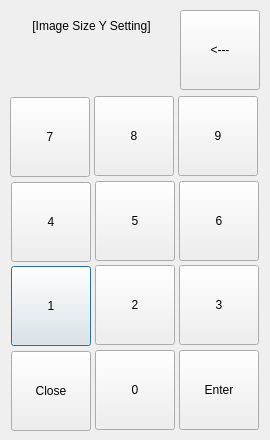
<?xml version="1.0" encoding="UTF-8"?>
<ui version="4.0">
 <class>Dialog</class>
 <widget class="QDialog" name="Dialog">
  <property name="geometry">
   <rect>
    <x>0</x>
    <y>0</y>
    <width>270</width>
    <height>440</height>
   </rect>
  </property>
  <property name="windowTitle">
   <string>Dialog</string>
  </property>
  <widget class="QLabel" name="Label_Number_2">
   <property name="geometry">
    <rect>
     <x>11</x>
     <y>10</y>
     <width>161</width>
     <height>31</height>
    </rect>
   </property>
   <property name="styleSheet">
    <string notr="true">font: 75 12pt &quot;Nanum square&quot;;</string>
   </property>
   <property name="text">
    <string>[Image Size Y Setting]</string>
   </property>
   <property name="alignment">
    <set>Qt::AlignCenter</set>
   </property>
   <property name="indent">
    <number>0</number>
   </property>
  </widget>
  <widget class="QPushButton" name="pushButton_1">
   <property name="geometry">
    <rect>
     <x>11</x>
     <y>266</y>
     <width>80</width>
     <height>80</height>
    </rect>
   </property>
   <property name="styleSheet">
    <string notr="true">font: 75 15pt &quot;Nanum square&quot;;</string>
   </property>
   <property name="text">
    <string>1</string>
   </property>
  </widget>
  <widget class="QPushButton" name="pushButton_Close">
   <property name="geometry">
    <rect>
     <x>11</x>
     <y>351</y>
     <width>80</width>
     <height>80</height>
    </rect>
   </property>
   <property name="styleSheet">
    <string notr="true">font: 75 15pt &quot;Nanum square&quot;;</string>
   </property>
   <property name="text">
    <string>Close</string>
   </property>
  </widget>
  <widget class="QPushButton" name="pushButton_4">
   <property name="geometry">
    <rect>
     <x>11</x>
     <y>182</y>
     <width>80</width>
     <height>80</height>
    </rect>
   </property>
   <property name="styleSheet">
    <string notr="true">font: 75 15pt &quot;Nanum square&quot;;</string>
   </property>
   <property name="text">
    <string>4</string>
   </property>
  </widget>
  <widget class="QPushButton" name="pushButton_Back">
   <property name="geometry">
    <rect>
     <x>180</x>
     <y>10</y>
     <width>80</width>
     <height>80</height>
    </rect>
   </property>
   <property name="styleSheet">
    <string notr="true">font: 75 15pt &quot;Nanum square&quot;;</string>
   </property>
   <property name="text">
    <string>&lt;---</string>
   </property>
  </widget>
  <widget class="QPushButton" name="pushButton_5">
   <property name="geometry">
    <rect>
     <x>95</x>
     <y>181</y>
     <width>80</width>
     <height>80</height>
    </rect>
   </property>
   <property name="styleSheet">
    <string notr="true">font: 75 15pt &quot;Nanum square&quot;;</string>
   </property>
   <property name="text">
    <string>5</string>
   </property>
  </widget>
  <widget class="QPushButton" name="pushButton_2">
   <property name="geometry">
    <rect>
     <x>95</x>
     <y>265</y>
     <width>80</width>
     <height>80</height>
    </rect>
   </property>
   <property name="styleSheet">
    <string notr="true">font: 75 15pt &quot;Nanum square&quot;;</string>
   </property>
   <property name="text">
    <string>2</string>
   </property>
  </widget>
  <widget class="QPushButton" name="pushButton_Enter">
   <property name="geometry">
    <rect>
     <x>179</x>
     <y>350</y>
     <width>80</width>
     <height>80</height>
    </rect>
   </property>
   <property name="styleSheet">
    <string notr="true">font: 75 15pt &quot;Nanum square&quot;;</string>
   </property>
   <property name="text">
    <string>Enter</string>
   </property>
  </widget>
  <widget class="QLabel" name="Label_Number">
   <property name="geometry">
    <rect>
     <x>11</x>
     <y>50</y>
     <width>161</width>
     <height>41</height>
    </rect>
   </property>
   <property name="styleSheet">
    <string notr="true">border-image: url(:/Icon/mea_sel_off_box.png) 4;
border-width: 2;
font: 75 14pt &quot;Nanum square&quot;;</string>
   </property>
   <property name="text">
    <string/>
   </property>
   <property name="alignment">
    <set>Qt::AlignRight|Qt::AlignTrailing|Qt::AlignVCenter</set>
   </property>
   <property name="indent">
    <number>0</number>
   </property>
  </widget>
  <widget class="QPushButton" name="pushButton_6">
   <property name="geometry">
    <rect>
     <x>179</x>
     <y>181</y>
     <width>80</width>
     <height>80</height>
    </rect>
   </property>
   <property name="styleSheet">
    <string notr="true">font: 75 15pt &quot;Nanum square&quot;;</string>
   </property>
   <property name="text">
    <string>6</string>
   </property>
  </widget>
  <widget class="QPushButton" name="pushButton_8">
   <property name="geometry">
    <rect>
     <x>94</x>
     <y>96</y>
     <width>80</width>
     <height>80</height>
    </rect>
   </property>
   <property name="styleSheet">
    <string notr="true">font: 75 15pt &quot;Nanum square&quot;;</string>
   </property>
   <property name="text">
    <string>8</string>
   </property>
  </widget>
  <widget class="QPushButton" name="pushButton_3">
   <property name="geometry">
    <rect>
     <x>179</x>
     <y>265</y>
     <width>80</width>
     <height>80</height>
    </rect>
   </property>
   <property name="styleSheet">
    <string notr="true">font: 75 15pt &quot;Nanum square&quot;;</string>
   </property>
   <property name="text">
    <string>3</string>
   </property>
  </widget>
  <widget class="QPushButton" name="pushButton_7">
   <property name="geometry">
    <rect>
     <x>10</x>
     <y>97</y>
     <width>80</width>
     <height>80</height>
    </rect>
   </property>
   <property name="styleSheet">
    <string notr="true">font: 75 15pt &quot;Nanum square&quot;;</string>
   </property>
   <property name="text">
    <string>7</string>
   </property>
  </widget>
  <widget class="QPushButton" name="pushButton_0">
   <property name="geometry">
    <rect>
     <x>95</x>
     <y>350</y>
     <width>80</width>
     <height>80</height>
    </rect>
   </property>
   <property name="styleSheet">
    <string notr="true">font: 75 15pt &quot;Nanum square&quot;;</string>
   </property>
   <property name="text">
    <string>0</string>
   </property>
  </widget>
  <widget class="QPushButton" name="pushButton_9">
   <property name="geometry">
    <rect>
     <x>178</x>
     <y>96</y>
     <width>80</width>
     <height>80</height>
    </rect>
   </property>
   <property name="styleSheet">
    <string notr="true">font: 75 15pt &quot;Nanum square&quot;;</string>
   </property>
   <property name="text">
    <string>9</string>
   </property>
  </widget>
 </widget>
 <resources>
  <include location="Icon/Icon.qrc"/>
 </resources>
 <connections/>
</ui>
